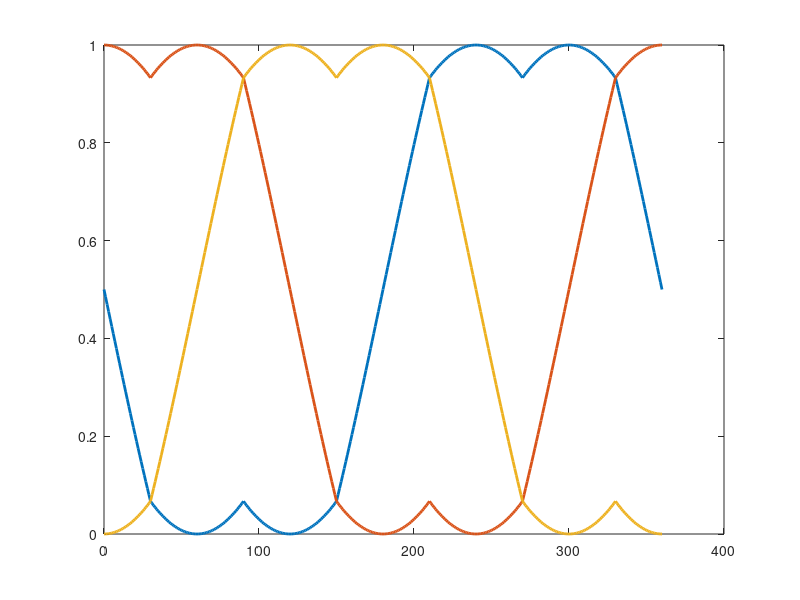

The MATLAB script that drew this image:

Vdq = [0.0; 1.0];
C_ab_to_uvw = sqrt(2/3)*[1 0; -0.5, sqrt(3)/2; -0.5, -sqrt(3)/2];
deg_to_rad = pi/180;
PWM_values = [0;0;0];

for i = 0:360
  rotor_angle = i;
  C_dq_to_ab = [cos(rotor_angle*deg_to_rad), -sin(rotor_angle*deg_to_rad);
                sin(rotor_angle*deg_to_rad), cos(rotor_angle*deg_to_rad)];
  Vab = C_dq_to_ab*Vdq;
  Vuvw = C_ab_to_uvw*Vab;
  Vcm = -1.0*(max(Vuvw) + min(Vuvw))/2.0;
  Vuvw = (Vuvw + Vcm + 1/sqrt(2))/sqrt(2);

  PWM_values(:, i + 1) = Vuvw;
end

plot(0:360, PWM_values(1, :), 'linewidth', 2, 0:360, PWM_values(2, :),'linewidth', 2, 0:360, PWM_values(3, :), 'linewidth', 2)